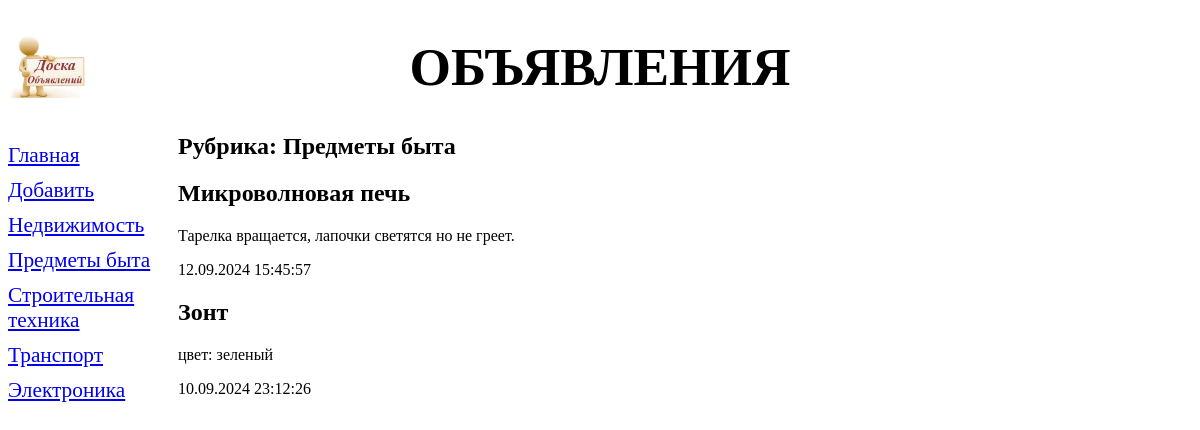
The page /bboard/5/ on the database its author committed.
### bboard/models.py (models this page shows, shortened)
class Rubric(models.Model):
    name = models.CharField(
        max_length=20, db_index=True, verbose_name='Название')
    class Meta:
        verbose_name_plural = 'Рубрики'
        verbose_name = 'Рубрика'
        ordering = ['name']

class Bb(models.Model):
    title = models.CharField(max_length=50, verbose_name='Товар')
    content = models.TextField(verbose_name='Описание')
    price = models.FloatField(verbose_name='Цена')
    published = models.DateTimeField(
        auto_now_add=True, db_index=True, verbose_name='Опубликовано')
    rubric = models.ForeignKey(
        'Rubric', null=True, on_delete=models.PROTECT, verbose_name='Рубрика')
    class Meta:
        verbose_name_plural = 'Объявления'
        verbose_name = 'Объявление'
        ordering = ['-published']

### bboard/views.py (the view)
# urls.py: path('<int:rubric_id>/', rubric_bbs, name='rubric_bbs'),
def rubric_bbs(request, rubric_id):
    bbs = Bb.objects.filter(rubric=rubric_id)
    rubrics = Rubric.objects.all()
    current_rubric = Rubric.objects.get(pk=rubric_id)
    context = {
        'bbs': bbs,
        'rubrics': rubrics,
        'current_rubric': current_rubric
    }
    return render(request, 'bboard/rubric_bbs.html', context)

### bboard/templates/bboard/rubric_bbs.html (shortened to what this page needs)
{% extends 'layout/basic.html' %}
{% block content %}
  <h2>Рубрика: {{ current_rubric.name }}</h2>
  {% for bb in bbs %}
    <div>
      <h2>{{ bb.title }}</h2>
      <p>{{ bb.content }}</p>
      <p>{{ bb.published|date:'d.m.Y H:i:s' }}</p>
    </div>
  {% endfor %}
{% endblock %}

### bboard/templates/layout/basic.html (shortened to what this page needs)
{% load static %}
<!DOCTYPE html>
<html>
  <head>
    <link rel="stylesheet" type="text/css" href="{% static 'bboard/style.css' %}" />
  </head>
  <body>
    <header>
      <h1>Объявления</h1>
    </header>
    <nav>
      <a href="{% url 'index' %}">Главная</a>
      <a href="{% url 'add' %}">Добавить</a>
      {% for rubric in rubrics %}
        <a href="{% url 'rubric_bbs' rubric.pk %}">{{ rubric.name }}</a>
      {% endfor %}
    </nav>
    <main>
      {% block content %}
      {% endblock %}
    </main>
  </body>
</html>

### bboard/static/bboard/style.css (style rules this page uses)
header h1 { font-size: 40pt; text-transform: uppercase; text-align: center; background: url("bg.jpg") left / auto 100% no-repeat; }
nav { font-size: 16pt; width: 150px; float: left; }
nav a { display: block; margin: 10px 0px; }
main { margin-left: 170px; }

### rows shown on the page
Rubric: name "Недвижимость"
Rubric: name "Предметы быта"
Rubric: name "Строительная техника"
Rubric: name "Транспорт"
Rubric: name "Электроника"
Bb: title "Микроволновая печь", content "Тарелка вращается, лапочки светятся но не греет.", published "12.09.2024 15:45:57"
Bb: title "Зонт", content "цвет: зеленый", published "10.09.2024 23:12:26"
